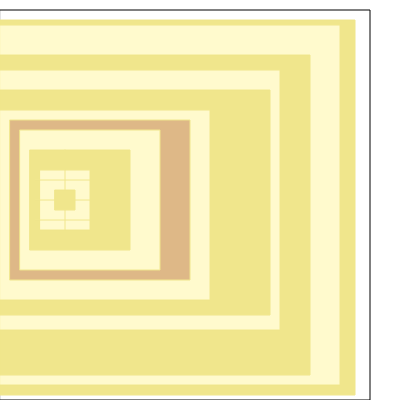
Frame 1 (no input)
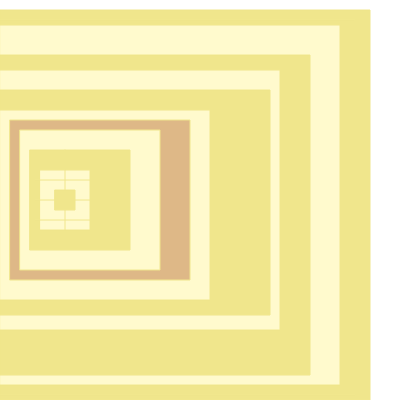
Frame 60 (no input)
Frame 120 (the mouse pressed at the canvas centre since frame 60): identical to frame 60, image omitted

The p5.js sketch that drew these frames (run headless with seeded random() and noise() and a simulated clock; from frame 60 on, the mouse is pressed at the canvas centre):

// p5.js sketch
// ── sketch.js
function setup() {
  createCanvas(400, 400);
}

function draw() {
  background(255);
    //cuadrado más grande
  rect(0,10,370,390);
  fill("#f0e68c");
  stroke("khaki")
  
  rect(0,20,355,375);
   fill("#fffacd");
  
  //cuadrado
  rect(0,25,340,360);
  fill("#f0e68c")
  
  rect(0,55,310,320);
  fill("#fffacd");

  //cuadrado
  rect(0,70,280,260);
   fill("#f0e68c");
  
  //cuadrado
  rect(0,90,270,225);
   fill("#fffacd");
  
  //cuadrado
  rect(0,110,210,190);
  fill("#deb887");
  
  //rectángulos interiores completos
  rect(10,120,180,160);
  fill("#fffacd");

  
  rect(20,130,140,140);
  fill("#f0e68c");
 
  rect(30,150,100,100);
   fill("#fffacd");
  
  rect(40,170,50,60)
  fill("#f0e68c");
  
  line(35,180,90,180);
  line(35,220,90,220);
  line(35,200,90,200);
  line(65,150,65,230);
  
  //cuadrado interior mas pequeño
  rect(55,190,20,20);
}
